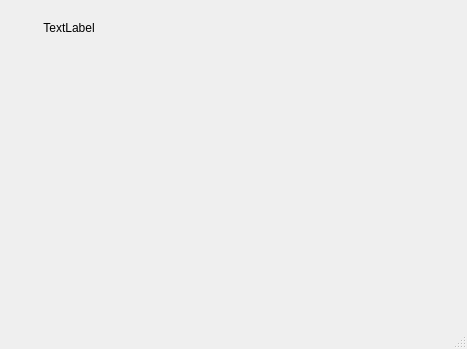
<?xml version="1.0" encoding="UTF-8"?>
<ui version="4.0">
 <class>MainWindow</class>
 <widget class="QMainWindow" name="MainWindow">
  <property name="geometry">
   <rect>
    <x>0</x>
    <y>0</y>
    <width>467</width>
    <height>349</height>
   </rect>
  </property>
  <property name="windowTitle">
   <string>MainWindow</string>
  </property>
  <widget class="QWidget" name="centralwidget">
   <widget class="QLabel" name="lbl_size">
    <property name="geometry">
     <rect>
      <x>40</x>
      <y>20</y>
      <width>58</width>
      <height>16</height>
     </rect>
    </property>
    <property name="text">
     <string>TextLabel</string>
    </property>
    <property name="alignment">
     <set>Qt::AlignmentFlag::AlignCenter</set>
    </property>
    <property name="wordWrap">
     <bool>false</bool>
    </property>
   </widget>
  </widget>
  <widget class="QMenuBar" name="menubar">
   <property name="geometry">
    <rect>
     <x>0</x>
     <y>0</y>
     <width>467</width>
     <height>39</height>
    </rect>
   </property>
  </widget>
  <widget class="QStatusBar" name="statusbar"/>
 </widget>
 <resources/>
 <connections/>
</ui>
